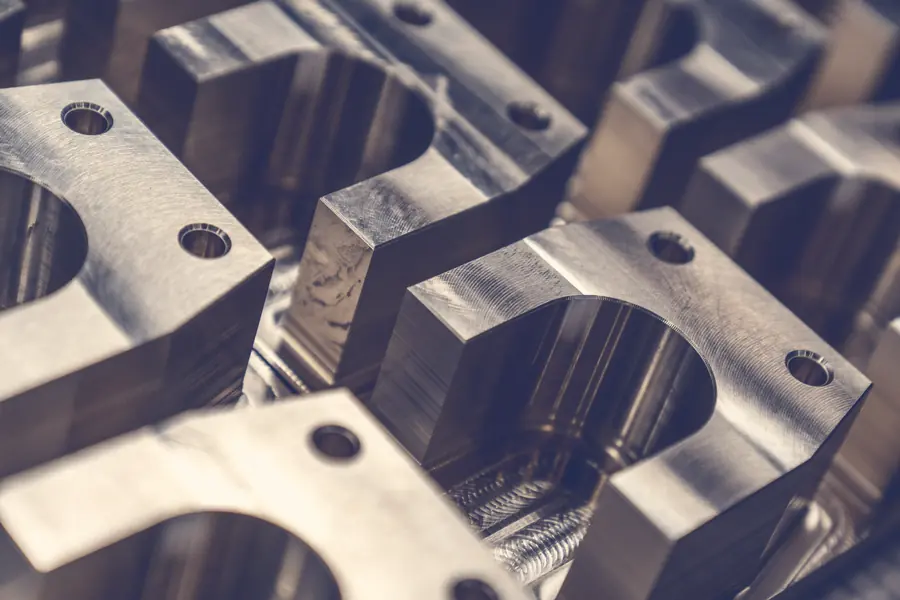
#> input picture assets/img/foto/dily-900.webp, 900 x 600 px
$ python webp.py ../assets/img/foto/dily-900.webp ../assets/img/foto/dily.webp
#> lines starting #> are read from the running program, lines starting #| are printed output that depends on the picture
#!/usr/bin/env python3
"""PNG renderu dílu (s alfou) -> <cíl>-1600.webp a <cíl>-900.webp a k nim původ v .json."""
import datetime as dt
import json
import sys
from pathlib import Path

from PIL import Image

src, dest = Path(sys.argv[1]), sys.argv[2]
im = Image.open(src).convert("RGBA")
# Ořez průhledného okraje: díl s tónovaným stínem vyplní obrázek, kolem zůstane 6 % vzduchu, poměr 4 : 3.
l, t, r, b = im.getchannel("A").point(lambda a: 255 if a > 8 else 0).getbbox()
#> l = 0; t = 0; r = 900; b = 600
cx, cy = (l + r) / 2, (t + b) / 2
#> cx = 450; cy = 300
w, h = (r - l) * 1.12, (b - t) * 1.12
#> w = 1008; h = 672
w, h = max(w, h * 4 / 3), max(h, w * 3 / 4)
#> h = 756
im = im.crop((round(cx - w / 2), round(cy - h / 2), round(cx + w / 2), round(cy + h / 2)))
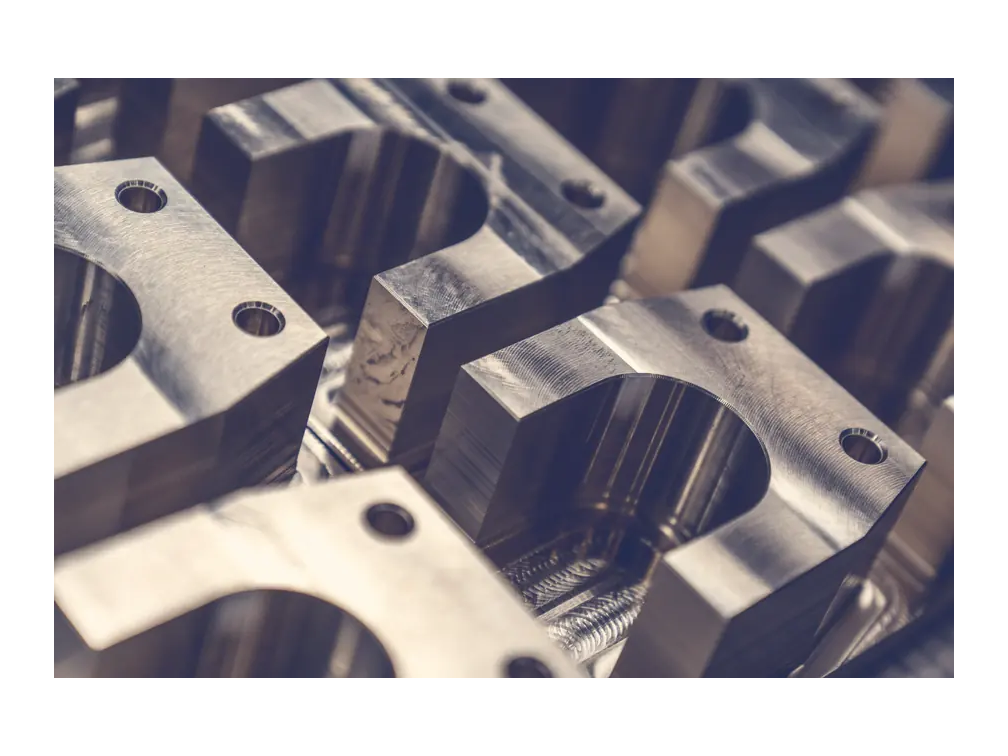
#> im: PIL image 1008x756 RGBA; mean R, G, B, A 86.6, 81.1, 85.5, 180.7; transparent parts drawn white
name = Path(dest).name.replace("ref-", "")
origin = (f"Origin: own render, not generated by an image model. three.js model of the delivered part ({name}) in "
          f"tools/render-parts.html, lit by the 'náběhové barvy' studio (straw key and bounce, temper-blue rim and fill), "
          f"transparent background, exported to WebP by tools/webp.py.")
for w in (1600, 900):
    out = Path(f"{dest}-{w}.webp")
    im.resize((w, round(im.height * w / im.width)), Image.LANCZOS).save(out, "WEBP", quality=82, method=6)
    out.with_name(out.name + ".json").write_text(json.dumps(
        {"prompt": origin, "createdAt": dt.datetime.now(dt.timezone.utc).isoformat()}, ensure_ascii=False, indent=2) + "\n", encoding="utf-8")
    print("ok", out)
#> this loop made 2 passes
#> pass 2, `im.resize((w, round(im.height * w / im.width)), Image.LANCZOS).save(ou..`:
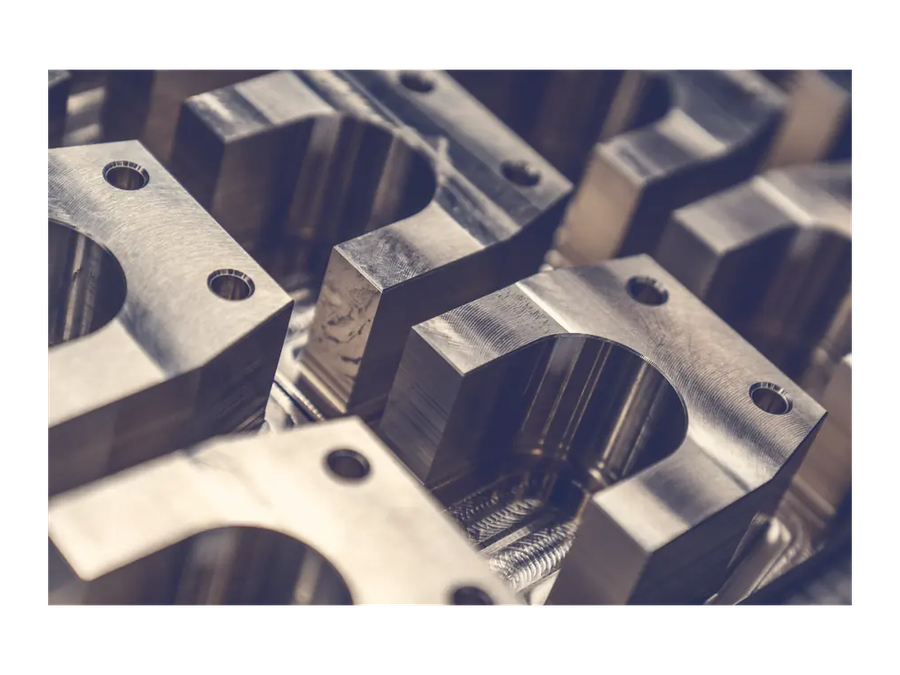
#> saved as dily.webp-900.webp: PIL image 900x675 RGBA; mean R, G, B, A 87.2, 81.8, 86.2, 180.7; transparent parts drawn white

$ run again, on assets/img/foto/frezovani-900.webp
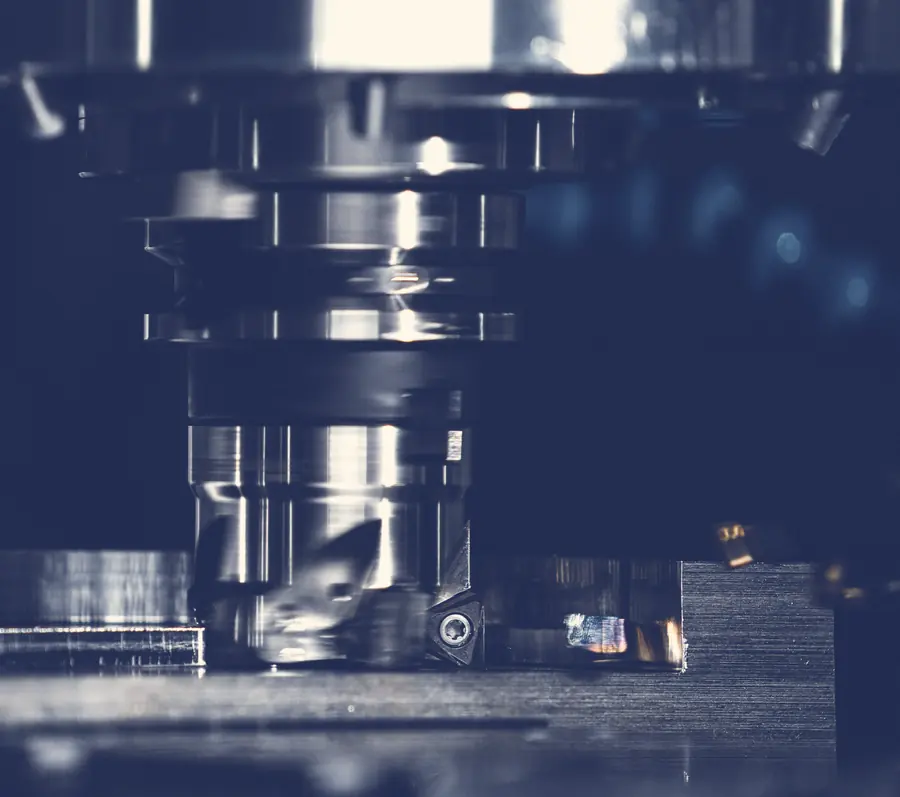
#> input picture assets/img/foto/frezovani-900.webp, 900 x 797 px
#> l = 0; r = 900; b = 797
#> cx = 450; cy = 398.5
#> `w, h = (r - l) * 1.12, (b - t) * 1.12`: w = 1008; h = 892.6
#> `w, h = max(w, h * 4 / 3), max(h, w * 3 / 4)`: w = 1190.2
#> `im = im.crop((round(cx - w / 2), round(cy - h / 2), round(cx + w / 2),..`:
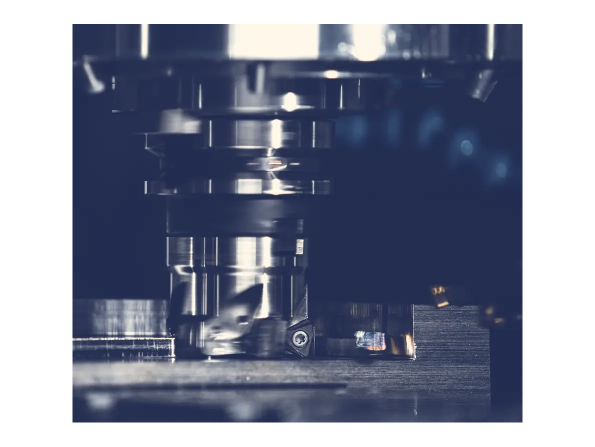
#> im: PIL image 1190x893 RGBA (shown at 1/2 size); mean R, G, B, A 45, 50.8, 69.6, 172.1; transparent parts drawn white
#> the loop `for w in (1600, 900):` made 2 passes
#> pass 2, `im.resize((w, round(im.height * w / im.width)), Image.LANCZOS).save(ou..`:
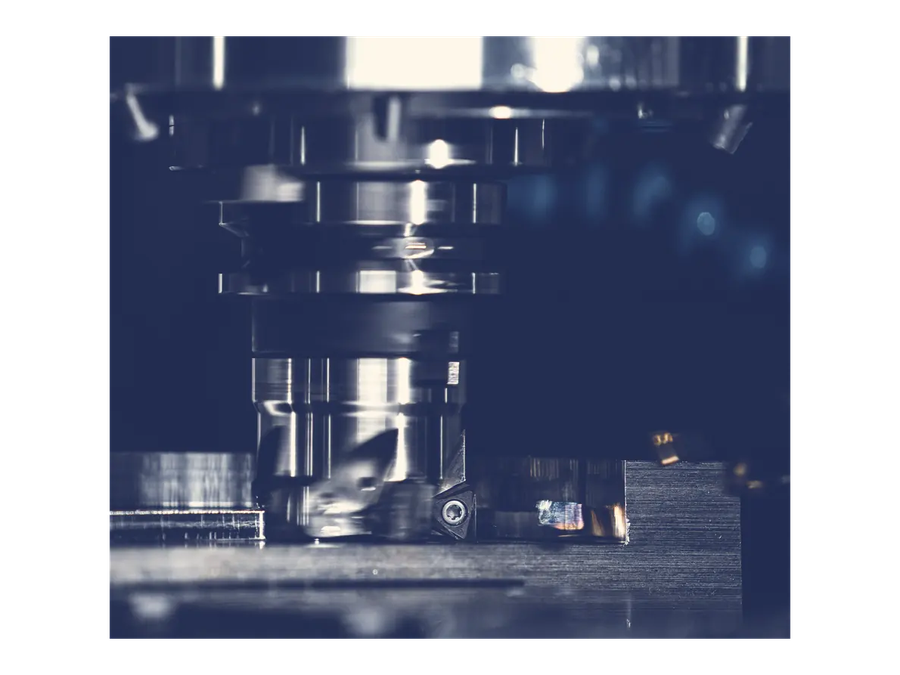
#> saved as frezovani-900.webp-900.webp: PIL image 900x675 RGBA; mean R, G, B, A 45.4, 51.3, 70.2, 172.1; transparent parts drawn white

$ run again, on assets/img/foto/hala-900.webp
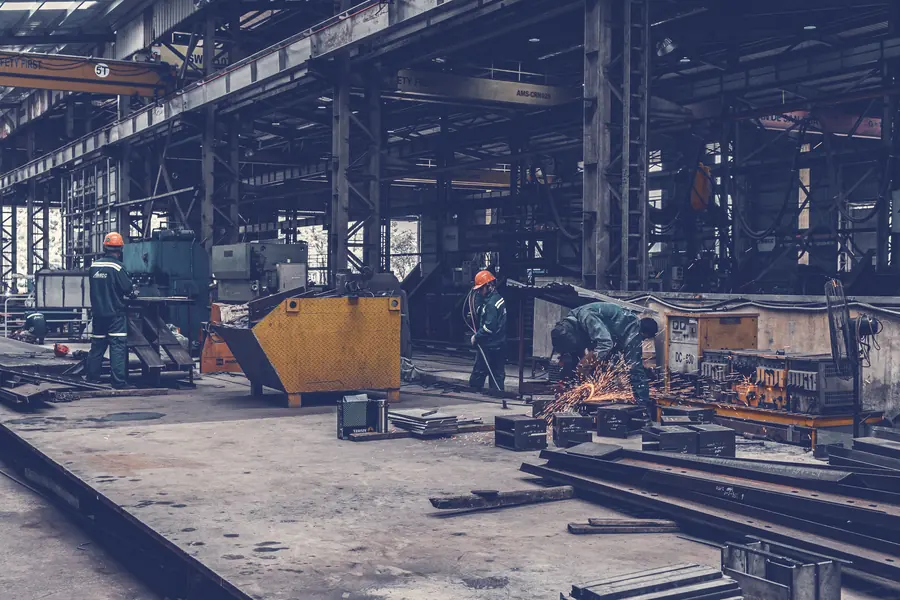
#> input picture assets/img/foto/hala-900.webp, 900 x 600 px
#> l = 0; r = 900; b = 600
#> cx = 450; cy = 300
#> `w, h = (r - l) * 1.12, (b - t) * 1.12`: w = 1008; h = 672
#> `w, h = max(w, h * 4 / 3), max(h, w * 3 / 4)`: h = 756
#> `im = im.crop((round(cx - w / 2), round(cy - h / 2), round(cx + w / 2),..`:
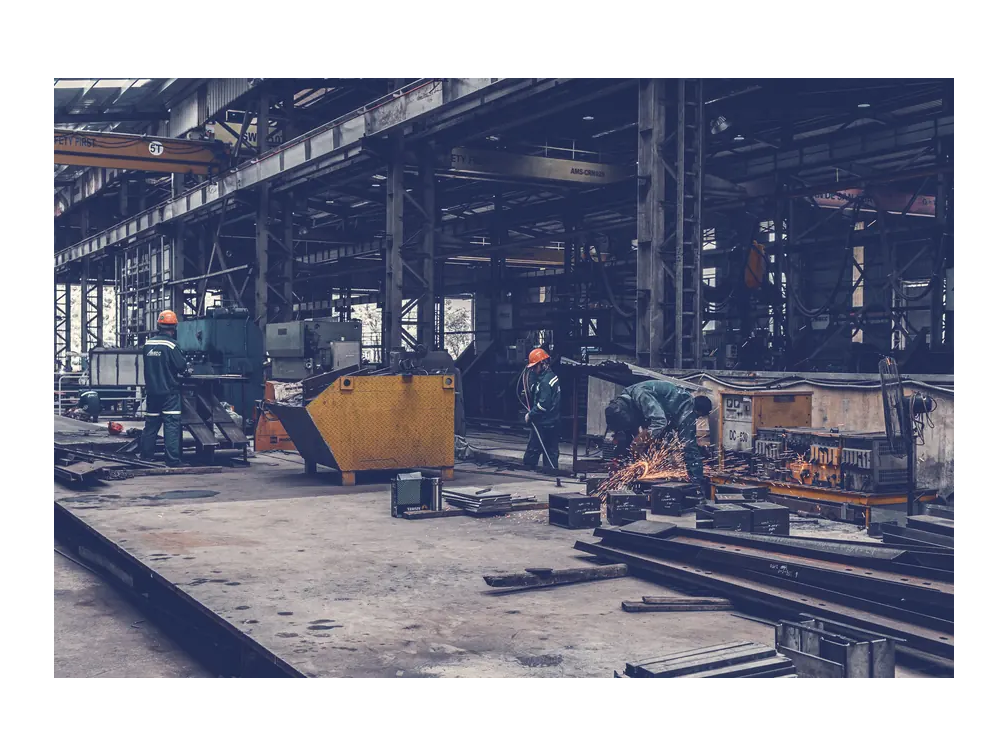
#> im: PIL image 1008x756 RGBA; mean R, G, B, A 60.2, 61.9, 77, 180.7; transparent parts drawn white
#> the loop `for w in (1600, 900):` made 2 passes
#> pass 2, `im.resize((w, round(im.height * w / im.width)), Image.LANCZOS).save(ou..`:
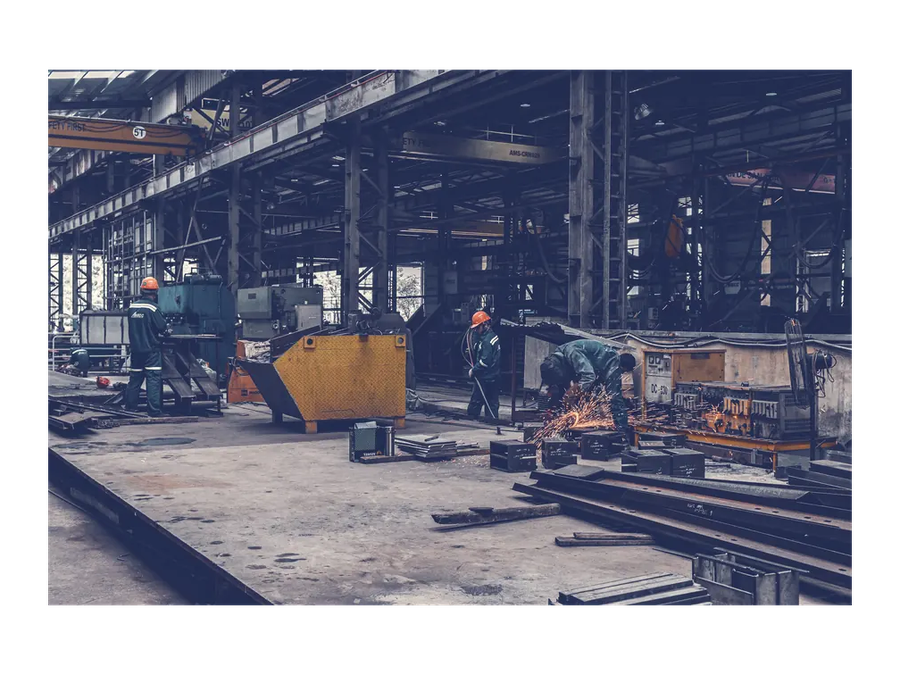
#> saved as hala-900.webp-900.webp: PIL image 900x675 RGBA; mean R, G, B, A 60.8, 62.5, 77.8, 180.7; transparent parts drawn white
